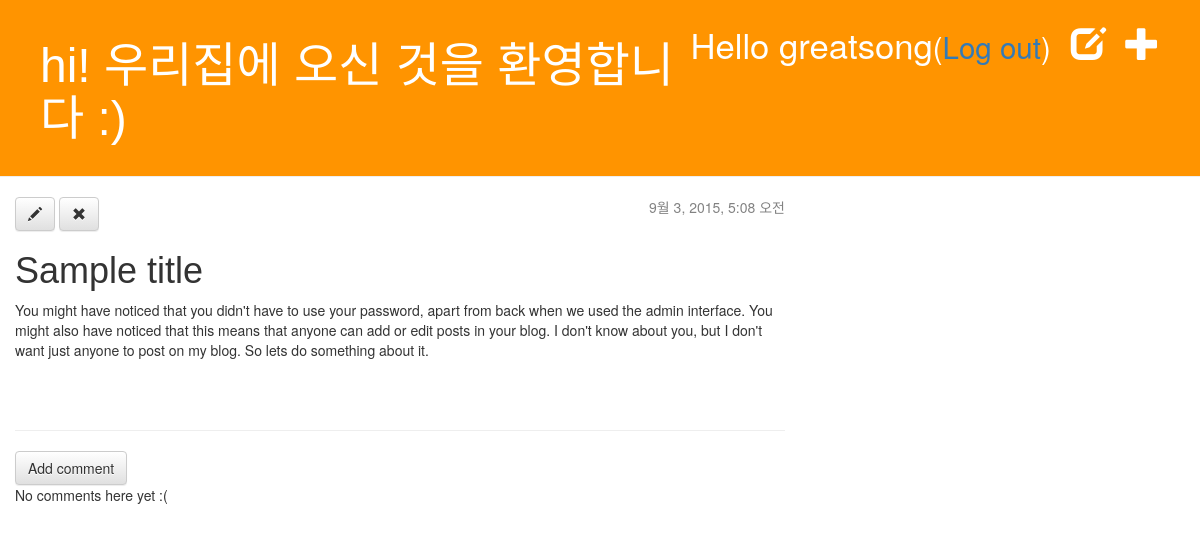
Screenshot of /post/3/ (signed in) with the database file from the repository.
### blog/models.py (models this page shows, shortened)
class Post(models.Model):
    author = models.ForeignKey('auth.User')
    title = models.CharField(max_length=200)
    text = models.TextField()
    created_date = models.DateTimeField(default=timezone.now)
    published_date = models.DateTimeField(blank=True, null=True)

### blog/views.py (the view)
# urls.py: url(r'^post/(?P<post_id>[0-9]+)/$', views.post_detail, name='post_detail'),
@login_required
def post_detail(request, post_id):
    post = get_object_or_404(Post, pk=post_id)
    return render(request, 'blog/post_detail.html', {'post': post})

### blog/templates/blog/post_detail.html
{% extends "blog/base.html" %}
{% block content %}
    <div class="post">
        {% if post.published_date %}
            <div class="date">
                {{ post.published_date }}
            </div>
        {% else %}
            <a class="btn btn-default" href="{% url "blog.views.post_publish" post_id=post.pk %}">Publish</a>
        {% endif %}
        <a class="btn btn-default" href="{% url "post_edit" post_id=post.pk %}"><span class="glyphicon glyphicon-pencil"></span></a>
        <a class="btn btn-default" href="{% url "post_remove" post_id=post.pk %}"><span class="glyphicon glyphicon-remove"></span></a>
        <h1>{{ post.title }}</h1>
        <p>{{ post.text|linebreaks }}</p>
    </div>
    <hr>
    <a class="btn btn-default" href="{% url "add_comment_to_post" post_id=post.pk %}">Add comment</a>
{% for comment in post.comments.all %}
    {% if user.is_authenticated or comment.approved_comment %}
    <div class="comment">
        <div class="date">
            {{ comment.created_date }}
            {% if not comment.approved_comment %}
                <a class="btn btn-default" href="{% url "comment_remove" post_id=comment.pk %}"><span class="glyphicon glyphicon-remove"></span></a>
                <a class="btn btn-default" href="{% url "comment_approve" post_id=comment.pk %}"><span class="glyphicon glyphicon-ok"></span></a>
            {% endif %}
        </div>
        <strong>{{ comment.author }}</strong>
        <p>{{ comment.text|linebreaks }}</p>
    </div>
    {% endif %}
{% empty %}
    <p>No comments here yet :(</p>
{% endfor %}
{% endblock %}

### blog/templates/blog/base.html (shortened to what this page needs)
{% load staticfiles %}
<!DOCTYPE html>
<html>
<head>
<link rel="stylesheet" href="https://maxcdn.bootstrapcdn.com/bootstrap/3.3.5/css/bootstrap.min.css">
<link rel="stylesheet" href="https://maxcdn.bootstrapcdn.com/bootstrap/3.3.5/css/bootstrap-theme.min.css">
<link rel="stylesheet" href="{% static "css/blog.css" %}">
</head>
<body>
    <div id="flip" class="page-header">
        {% if user.is_authenticated %}
        <a href="{% url "post_new" %}" class="top-menu"><span class="glyphicon glyphicon-plus"></span></a>
        <a href="{% url "post_draft_list" %}" class="top-menu"><span class="glyphicon glyphicon-edit"></span></a>
        <p class="top-menu">Hello {{ user.username }}<small>(<a href="{% url "django.contrib.auth.views.logout" %}">Log out</a>)</small></p>
        {% else %}
        <a href="{% url "django.contrib.auth.views.login" %}" class="top-menu"><span class="glyphicon glyphicon-lock"></span></a>
        {% endif %}
        <a href="{% url "post_list" %}"><h1>hi! 우리집에 오신 것을 환영합니다 :)</h1></a>
    </div>
<div id="panel" class="col-md-8">
    {% block content %}
    {% endblock %}
</div>
</body>
</html>

### blog/static/css/blog.css (style rules this page uses)
.page-header { background-color: #ff9400; margin-top: 0; padding: 20px 20px 20px 40px; }
.page-header h1, .page-header h1 a, .page-header h1 a:visited, .page-header h1 a:active { color: #ffffff; font-size: 36pt; text-decoration: none; }
h1, h2, h3, h4 { font-family: 'Nanum Gothic', sans-serif; }
.date { float: right; color: #828282; }
.top-menu, .top-menu:hover, .top-menu:visited { color: #ffffff; float: right; font-size: 26pt; margin-right: 20px; }
.post { margin-bottom: 70px; }

### rows the page displays
Post: published_date "9월 3, 2015, 5:08 오전", title "Sample title", text "You might have noticed that you didn't have to use your password, apart from back when we used the admin interface. You might also have noticed that this means that anyone can add or edit posts in your blog. I don't know about you, but I don't want just anyone to post on my blog. So lets do something about it."

### other values shown
{{ user.username }} "greatsong"
